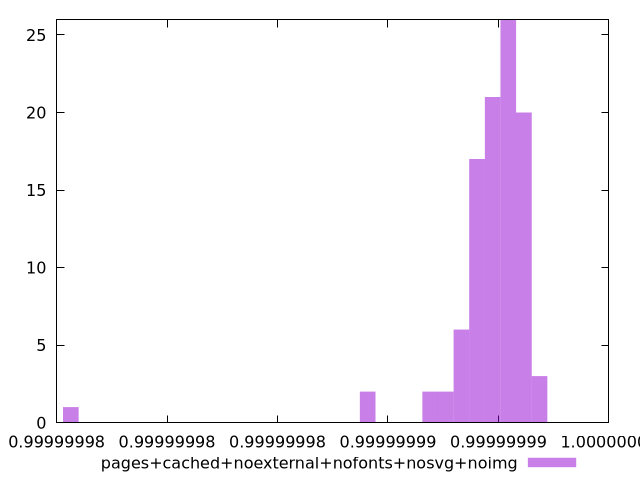

This chart was generated by the following gnuplot code:
$_pagesCachedNoexternalNofontsNosvgNoimg <<EOF
0.9999999947391522 21
0.999999996153657 20
0.9999999954464046 26
0.9999999940318999 17
0.999999992617395 2
0.9999999933246474 6
0.9999999968609093 3
0.9999999919101427 2
0.9999999890811331 2
0.9999999756433375 1
EOF
set key outside below
set terminal pngcairo
set output "report_00004_2020-11-02T20-21-41.718Z/bootup-time/pages+cached+noexternal+nofonts+nosvg+noimg//hist.png"
set yrange [0:26]
set boxwidth 7.072523941334606e-10
set style fill transparent solid 0.5 noborder
plot $_pagesCachedNoexternalNofontsNosvgNoimg title "pages+cached+noexternal+nofonts+nosvg+noimg" with boxes ,
